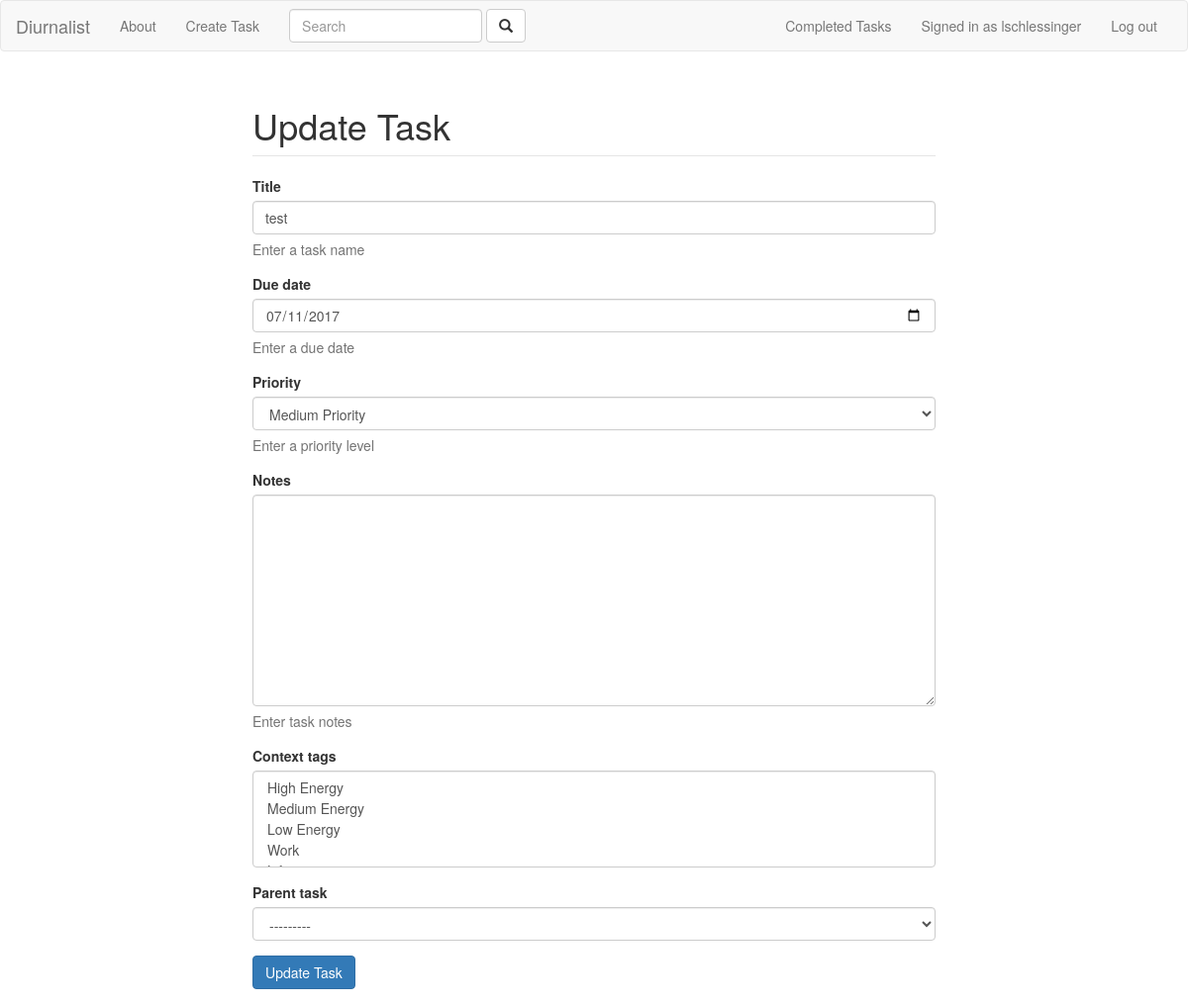
The page /tasks/task/4/update/ (signed in) on the database its author committed.
### tasks/models.py (models this page shows, shortened)
class Task(models.Model):
    HIGH_PRIORITY = 'H'
    MEDIUM_PRIORITY = 'M'
    LOW_PRIORITY = 'L'
    PRIORITY_LEVELS = (
        (HIGH_PRIORITY, 'High Priority'),
        (MEDIUM_PRIORITY, 'Medium Priority'),
        (LOW_PRIORITY, 'Low Priority'),
    )
    title = models.CharField(max_length=200, help_text="Enter a task name")
    due_date = models.DateField(help_text="Enter a due date")
    position = models.PositiveIntegerField()
    priority = models.CharField(max_length=1, choices=PRIORITY_LEVELS, default=MEDIUM_PRIORITY,
                                help_text="Enter a priority level")
    created_by = models.ForeignKey(settings.AUTH_USER_MODEL)
    created_at = models.DateTimeField(auto_now_add=True)
    updated_at = models.DateTimeField(auto_now=True)
    done = models.BooleanField(default=False)
    notes = models.TextField(null=True, blank=True, help_text="Enter task notes")
    context_tags = models.ManyToManyField('ContextTag', null=True, blank=True)
    parent_task = models.ForeignKey("self", null=True, blank=True)
    done_at = models.DateTimeField(null=True, blank=True)
    class Meta:
        ordering = ["priority", "parent_task__id", "position"]

### tasks/views.py (the view)
# urls.py: url(r'^task/(?P<pk>\d+)/update/$', views.TaskUpdate.as_view(), name='task_update'),
class TaskUpdate(LoginRequiredMixin, UserOwnershipMixin, UpdateView):
    model = Task
    form_class = TaskForm
    def get_context_data(self, **kwargs):
        context = super(TaskUpdate, self).get_context_data(**kwargs)
        context['form_title'] = 'Update Task'
        context['submit_value'] = 'Update Task'
        return context

### tasks/views.py
class TaskForm(ModelForm):
    def __init__(self, *args, **kwargs):
        self.user = kwargs.pop('user', None)
        super(TaskForm, self).__init__(*args, **kwargs)
        for visible in self.visible_fields():
            visible.field.widget.attrs['class'] = 'form-control'
        if self.instance:
            self.fields['parent_task'].queryset = Task.objects.filter(created_by=self.user, parent_task=None,
                                                                      done=False)
    class Meta:
        model = Task
        fields = '__all__'
        exclude = ["position", "created_by", "done", "done_at"]
        widgets = {
            'due_date': DateTypeInput()
        }

### tasks/models.py (called while the page is built)
    def __str__(self):
        return '%s' % (self.name)

### tasks/views.py (called while the page is built)
    def test_func(self):
        owner = self.get_object().created_by
        return self.request.user == owner

### tasks/templates/tasks/task_form.html (shortened to what this page needs)
{% extends "base.html" %}
{% block content %}
    <div class="container">
        <form method="post">
            <fieldset>
                <legend><h1>{{ form_title }}</h1></legend>
                {% for field in form %}
                    {% if field.errors %}
                        <div class="form-group has-error">
                            <label for="{{ field.id_for_label }}" class="control-label">{{ field.label }}</label>
                            {{ field }}
                            <span id="errorHelpBlock" class="help-block">
                                {% for error in field.errors %}
                                    {{ error|escape }}
                                {% endfor %}
                            </span>
                        </div>
                    {% else %}
                        <div class="form-group">
                            <label for="{{ field.id_for_label }}" class="control-label">{{ field.label }}</label>
                            {{ field }}
                            {% if field.help_text %}
                                <span id="helpBlock" class="help-block">{{ field.help_text|safe }}</span>
                            {% endif %}
                        </div>
                    {% endif %}
                {% endfor %}
                <button type="submit" class="btn btn-primary">{{ submit_value }}</button>
            </fieldset>
        </form>
    </div>
{% endblock %}

### templates/base.html (shortened to what this page needs)
<!DOCTYPE html>
<html lang="en">
<head>
    <link rel="stylesheet" href="https://maxcdn.bootstrapcdn.com/bootstrap/3.3.7/css/bootstrap.min.css">
    {% load static %}
    <link rel="stylesheet" href="{% static 'css/main.css' %}" />
</head>
<body>
  {% block navbar %}
      <nav class="navbar navbar-default">
        <div class="container-fluid">
        <div class="navbar-header">
          <a class="navbar-brand" href="{% url 'main' %}">Diurnalist</a>
        </div>
        <div class="collapse navbar-collapse" id="bs-example-navbar-collapse-1">
          <ul class="nav navbar-nav">
            <li class="{% if active_item == 'about' %}active{% endif %}"><a href="{% url 'about' %}">About</a></li>
            {% if user.is_authenticated %}
                <li class="{% if active_item == 'create_task' %}active{% endif %}"><a href="{% url 'task_create' %}">Create Task</a></li>
                <li>
                    <form action="{% url 'task_search' %}" class="navbar-form navbar-left" role="search" method="get">
                        <div class="form-group">
                            <input name="query" id="id_query" type="text" class="form-control" placeholder="Search">
                        </div>
                        <button class="btn btn-default" type="submit">
                            <i class="glyphicon glyphicon-search"></i>
                        </button>
                    </form>
                </li>
            {% endif %}
          </ul>
          <ul class="nav navbar-nav navbar-right">
              {% if user.is_authenticated %}
                  <li class="{% if active_item == 'tasks_completed' %}active{% endif %}"><a href="{% url 'tasks_completed' %}">Completed Tasks</a></li>
                  <li><p class="navbar-text">Signed in as <a href="{% url 'profile_main_page' %}" class="navbar-link">{{ user.username }}</a></p></li>
                  <li><a href="{% url 'logout' %}">Log out</a></li>
              {% else %}
                  <li><a href="{% url 'login' %}">Log in</a></li>
                  <li><a href="{% url 'registration_register' %}">Create Account</a></li>
              {% endif %}
          </ul>
        </div>
        </div>
      </nav>
  {% endblock %}
  {% block content %}{% endblock %}
</body>
</html>

### tasks/static/css/main.css (style rules this page uses)
.container form { max-width: 730px; padding: 15px 20px; margin: 0 auto; }

### rows shown on the page
Task: form "test" "07/11/2017" "Medium Priority" "---------"

### other values the page prints
{{ user.username }} "lschlessinger"
{{ field.label }} "Title" "Due date" "Priority" "Notes" "Context tags" "Parent task"
{{ field.help_text|safe }} "Enter a task name" "Enter a due date" "Enter a priority level" "Enter task notes"
{{ submit_value }} "Update Task"
